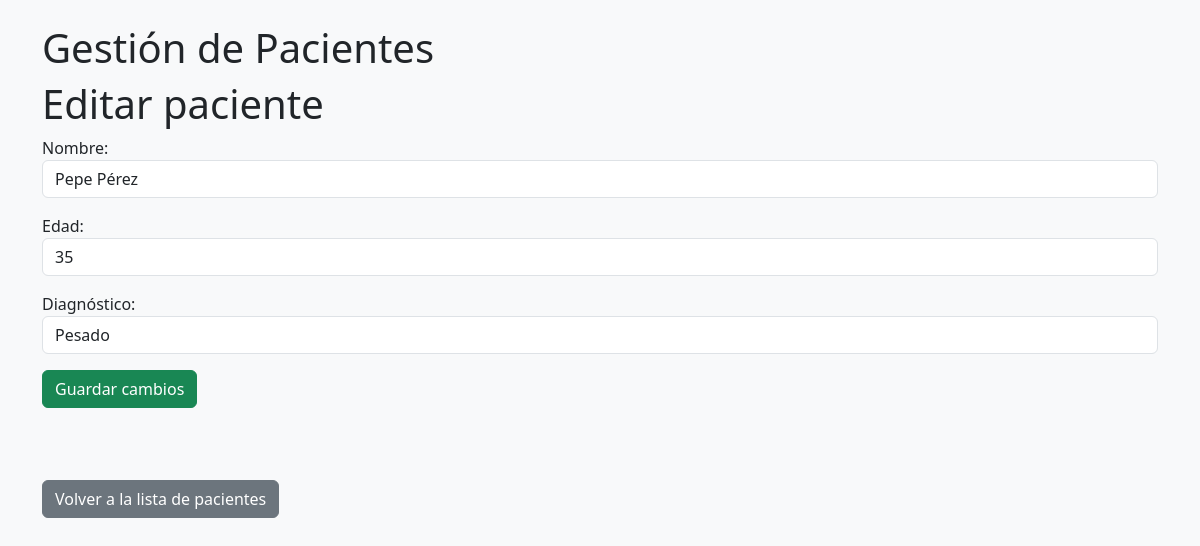
Screenshot of /editar_paciente/2 with the database file from the repository.
### tables this page shows
CREATE TABLE Pacientes (
                        id INTEGER PRIMARY KEY AUTOINCREMENT,
                        nombre TEXT NOT NULL,
                        edad INTEGER NOT NULL,
                        diagnostico TEXT NOT NULL);

### app.py (the view, shortened to what this page needs)
@app.route('/editar_paciente/<int:id>', methods=['GET', 'POST'])
def editar_paciente(id):
    paciente = db.obtener_paciente(id)
    return render_template('editar_paciente.html', paciente=paciente)

### db.py (called while the page is built)
def obtener_paciente(id):
    conn = sqlite3.connect('data.db')
    cursor = conn.cursor()
    cursor.execute('SELECT * FROM Pacientes WHERE id = ?', (id,))
    paciente = cursor.fetchone()
    conn.close()
    return paciente

### templates/editar_paciente.html (shortened to what this page needs)
{% extends "base.html" %}
{% block content %}
    <h1>Editar paciente</h1>
    <form action="" method="post">
        <div class="mb-3">
            <label for="nombre">Nombre:</label>
            <input type="text" name="nombre" id="nombre" value="{{ paciente[1] }}" class="form-control">
        </div>
        <div class="mb-3">
            <label for="edad">Edad:</label>
            <input type="number" name="edad" id="edad" value="{{ paciente[2] }}" class="form-control">
        </div>
        <div class="mb-3">
            <label for="diagnostico">Diagnóstico:</label>
            <input type="text" name="diagnostico" id="diagnostico" value="{{ paciente[3] }}" class="form-control">
        </div>
        <button type="submit" class ="btn btn-success">Guardar cambios</button><br><br>
    </form>
    <br><br>
    <a href="{{ url_for('index') }}" class="btn btn-secondary">Volver a la lista de pacientes</a><br><br>
   {% endblock %}

### rows the page displays
Pacientes: nombre "Pepe Pérez", edad "35", diagnostico "Pesado"
